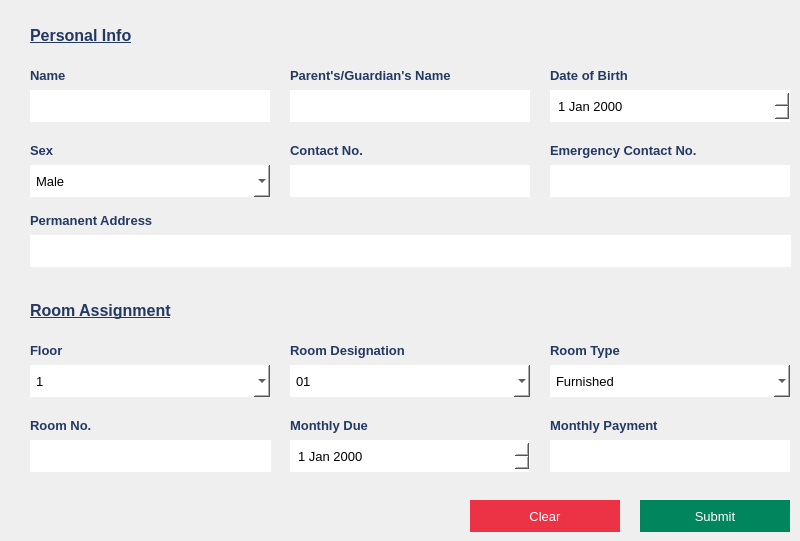
    <widget class="QWidget" name="addEmpWidget">
     <property name="styleSheet">
      <string notr="true">#addEmpWidget
{
	background:#ebf3fa;
}
</string>
     </property>
     <widget class="QLineEdit" name="empName">
      <property name="geometry">
       <rect>
        <x>30</x>
        <y>90</y>
        <width>240</width>
        <height>32</height>
       </rect>
      </property>
      <property name="font">
       <font>
        <family>Arial</family>
        <pointsize>10</pointsize>
       </font>
      </property>
      <property name="styleSheet">
       <string notr="true">#empName
{
	background:#ffffff;
	color:black;
	border:none;
	padding-left:6px;
}</string>
      </property>
     </widget>
     <widget class="QLineEdit" name="empFather">
      <property name="geometry">
       <rect>
        <x>290</x>
        <y>90</y>
        <width>240</width>
        <height>32</height>
       </rect>
      </property>
      <property name="font">
       <font>
        <family>Arial</family>
        <pointsize>10</pointsize>
       </font>
      </property>
      <property name="styleSheet">
       <string notr="true">#empFather
{
	background:white;
	color:black;
	border:none;
	padding-left:6px;
}</string>
      </property>
     </widget>
     <widget class="QLabel" name="id">
      <property name="geometry">
       <rect>
        <x>30</x>
        <y>65</y>
        <width>141</width>
        <height>21</height>
       </rect>
      </property>
      <property name="font">
       <font>
        <pointsize>10</pointsize>
        <bold>true</bold>
       </font>
      </property>
      <property name="text">
       <string>&lt;html&gt;&lt;head/&gt;&lt;body&gt;&lt;p&gt;&lt;span style=&quot; color:#233862;&quot;&gt;Name&lt;/span&gt;&lt;/p&gt;&lt;/body&gt;&lt;/html&gt;</string>
      </property>
     </widget>
     <widget class="QLabel" name="label_18">
      <property name="geometry">
       <rect>
        <x>30</x>
        <y>20</y>
        <width>241</width>
        <height>31</height>
       </rect>
      </property>
      <property name="font">
       <font>
        <family>Arial</family>
        <pointsize>12</pointsize>
        <bold>true</bold>
       </font>
      </property>
      <property name="text">
       <string>&lt;html&gt;&lt;head/&gt;&lt;body&gt;&lt;p&gt;&lt;span style=&quot; text-decoration: underline; color:#233862;&quot;&gt;Personal Info&lt;/span&gt;&lt;/p&gt;&lt;/body&gt;&lt;/html&gt;</string>
      </property>
     </widget>
     <widget class="QLabel" name="id_2">
      <property name="geometry">
       <rect>
        <x>290</x>
        <y>65</y>
        <width>161</width>
        <height>21</height>
       </rect>
      </property>
      <property name="font">
       <font>
        <pointsize>10</pointsize>
        <bold>true</bold>
       </font>
      </property>
      <property name="text">
       <string>&lt;html&gt;&lt;head/&gt;&lt;body&gt;&lt;p&gt;&lt;span style=&quot; color:#233862;&quot;&gt;Parent's/Guardian's Name&lt;/span&gt;&lt;/p&gt;&lt;/body&gt;&lt;/html&gt;</string>
      </property>
     </widget>
     <widget class="QLabel" name="id_3">
      <property name="geometry">
       <rect>
        <x>550</x>
        <y>65</y>
        <width>141</width>
        <height>21</height>
       </rect>
      </property>
      <property name="font">
       <font>
        <pointsize>10</pointsize>
        <bold>true</bold>
       </font>
      </property>
      <property name="text">
       <string>&lt;html&gt;&lt;head/&gt;&lt;body&gt;&lt;p&gt;&lt;span style=&quot; color:#233862;&quot;&gt;Date of Birth&lt;/span&gt;&lt;/p&gt;&lt;/body&gt;&lt;/html&gt;</string>
      </property>
     </widget>
     <widget class="QDateEdit" name="empDOB">
      <property name="geometry">
       <rect>
        <x>550</x>
        <y>90</y>
        <width>240</width>
        <height>32</height>
       </rect>
      </property>
      <property name="font">
       <font>
        <family>Arial</family>
        <pointsize>10</pointsize>
       </font>
      </property>
      <property name="styleSheet">
       <string notr="true">#empDOB
{
	background:white;
	color:black;
	border:none;
	padding-left:6px;
}</string>
      </property>
      <property name="currentSection">
       <enum>QDateTimeEdit::YearSection</enum>
      </property>
     </widget>
     <widget class="QLabel" name="id_4">
      <property name="geometry">
       <rect>
        <x>30</x>
        <y>140</y>
        <width>141</width>
        <height>21</height>
       </rect>
      </property>
      <property name="font">
       <font>
        <pointsize>10</pointsize>
        <bold>true</bold>
       </font>
      </property>
      <property name="text">
       <string>&lt;html&gt;&lt;head/&gt;&lt;body&gt;&lt;p&gt;&lt;span style=&quot; color:#233862;&quot;&gt;Sex&lt;/span&gt;&lt;/p&gt;&lt;/body&gt;&lt;/html&gt;</string>
      </property>
     </widget>
     <widget class="QComboBox" name="empGender">
      <property name="geometry">
       <rect>
        <x>30</x>
        <y>165</y>
        <width>240</width>
        <height>32</height>
       </rect>
      </property>
      <property name="font">
       <font>
        <family>Arial</family>
        <pointsize>10</pointsize>
       </font>
      </property>
      <property name="styleSheet">
       <string notr="true">#empGender
{
	background:white;
	color:black;
	border:none;
	padding-left:6px;
}</string>
      </property>
      <item>
       <property name="text">
        <string>Male</string>
       </property>
      </item>
      <item>
       <property name="text">
        <string>Female</string>
       </property>
      </item>
      <item>
       <property name="text">
        <string>Other</string>
       </property>
      </item>
     </widget>
     <widget class="QLabel" name="id_5">
      <property name="geometry">
       <rect>
        <x>290</x>
        <y>140</y>
        <width>141</width>
        <height>21</height>
       </rect>
      </property>
      <property name="font">
       <font>
        <pointsize>10</pointsize>
        <bold>true</bold>
       </font>
      </property>
      <property name="text">
       <string>&lt;html&gt;&lt;head/&gt;&lt;body&gt;&lt;p&gt;&lt;span style=&quot; color:#233862;&quot;&gt;Contact No.&lt;/span&gt;&lt;/p&gt;&lt;/body&gt;&lt;/html&gt;</string>
      </property>
     </widget>
     <widget class="QLineEdit" name="empEmail">
      <property name="geometry">
       <rect>
        <x>290</x>
        <y>165</y>
        <width>240</width>
        <height>32</height>
       </rect>
      </property>
      <property name="font">
       <font>
        <family>Arial</family>
        <pointsize>10</pointsize>
       </font>
      </property>
      <property name="styleSheet">
       <string notr="true">#empEmail
{
	background:white;
	color:black;
	border:none;
	padding-left:6px;
}</string>
      </property>
     </widget>
     <widget class="QLineEdit" name="empPhone">
      <property name="geometry">
       <rect>
        <x>550</x>
        <y>165</y>
        <width>240</width>
        <height>32</height>
       </rect>
      </property>
      <property name="font">
       <font>
        <family>Arial</family>
        <pointsize>10</pointsize>
       </font>
      </property>
      <property name="styleSheet">
       <string notr="true">#empPhone
{
	background:white;
	color:black;
	border:none;
	padding-left:6px;
}</string>
      </property>
     </widget>
     <widget class="QLabel" name="id_6">
      <property name="geometry">
       <rect>
        <x>550</x>
        <y>140</y>
        <width>151</width>
        <height>21</height>
       </rect>
      </property>
      <property name="font">
       <font>
        <pointsize>10</pointsize>
        <bold>true</bold>
       </font>
      </property>
      <property name="text">
       <string>&lt;html&gt;&lt;head/&gt;&lt;body&gt;&lt;p&gt;&lt;span style=&quot; color:#233862;&quot;&gt;Emergency Contact No.&lt;/span&gt;&lt;/p&gt;&lt;/body&gt;&lt;/html&gt;</string>
      </property>
     </widget>
     <widget class="QLineEdit" name="empAddress">
      <property name="geometry">
       <rect>
        <x>30</x>
        <y>235</y>
        <width>761</width>
        <height>32</height>
       </rect>
      </property>
      <property name="font">
       <font>
        <family>Arial</family>
        <pointsize>10</pointsize>
       </font>
      </property>
      <property name="styleSheet">
       <string notr="true">#empAddress
{
	background:white;
	color:black;
	border:none;
	padding-left:6px;
}</string>
      </property>
     </widget>
     <widget class="QLabel" name="id_7">
      <property name="geometry">
       <rect>
        <x>30</x>
        <y>210</y>
        <width>141</width>
        <height>21</height>
       </rect>
      </property>
      <property name="font">
       <font>
        <pointsize>10</pointsize>
        <bold>true</bold>
       </font>
      </property>
      <property name="text">
       <string>&lt;html&gt;&lt;head/&gt;&lt;body&gt;&lt;p&gt;&lt;span style=&quot; color:#233862;&quot;&gt;Permanent Address&lt;/span&gt;&lt;/p&gt;&lt;/body&gt;&lt;/html&gt;</string>
      </property>
     </widget>
     <widget class="QLabel" name="id_8">
      <property name="geometry">
       <rect>
        <x>290</x>
        <y>415</y>
        <width>141</width>
        <height>21</height>
       </rect>
      </property>
      <property name="font">
       <font>
        <pointsize>10</pointsize>
        <bold>true</bold>
       </font>
      </property>
      <property name="text">
       <string>&lt;html&gt;&lt;head/&gt;&lt;body&gt;&lt;p&gt;&lt;span style=&quot; color:#233862;&quot;&gt;Monthly Due&lt;/span&gt;&lt;/p&gt;&lt;/body&gt;&lt;/html&gt;</string>
      </property>
     </widget>
     <widget class="QLabel" name="id_9">
      <property name="geometry">
       <rect>
        <x>30</x>
        <y>415</y>
        <width>141</width>
        <height>21</height>
       </rect>
      </property>
      <property name="font">
       <font>
        <pointsize>10</pointsize>
        <bold>true</bold>
       </font>
      </property>
      <property name="text">
       <string>&lt;html&gt;&lt;head/&gt;&lt;body&gt;&lt;p&gt;&lt;span style=&quot; color:#233862;&quot;&gt;Room No.&lt;/span&gt;&lt;/p&gt;&lt;/body&gt;&lt;/html&gt;</string>
      </property>
     </widget>
     <widget class="QLineEdit" name="empID">
      <property name="enabled">
       <bool>false</bool>
      </property>
      <property name="geometry">
       <rect>
        <x>30</x>
        <y>440</y>
        <width>201</width>
        <height>32</height>
       </rect>
      </property>
      <property name="font">
       <font>
        <family>Arial</family>
        <pointsize>10</pointsize>
       </font>
      </property>
      <property name="styleSheet">
       <string notr="true">#empID
{
	background:white;
	color:black;
	border:none;
	padding-left:6px;
}</string>
      </property>
     </widget>
     <widget class="QLineEdit" name="empSalary">
      <property name="geometry">
       <rect>
        <x>550</x>
        <y>440</y>
        <width>240</width>
        <height>32</height>
       </rect>
      </property>
      <property name="font">
       <font>
        <family>Arial</family>
        <pointsize>10</pointsize>
       </font>
      </property>
      <property name="styleSheet">
       <string notr="true">#empSalary
{
	background:white;
	color:black;
	border:none;
	padding-left:6px;
}</string>
      </property>
     </widget>
     <widget class="QComboBox" name="empDept">
      <property name="geometry">
       <rect>
        <x>30</x>
        <y>365</y>
        <width>240</width>
        <height>32</height>
       </rect>
      </property>
      <property name="font">
       <font>
        <family>Arial</family>
        <pointsize>10</pointsize>
       </font>
      </property>
      <property name="styleSheet">
       <string notr="true">#empDept
{
	background:white;
	color:black;
	border:none;
	padding-left:6px;
}</string>
      </property>
      <item>
       <property name="text">
        <string>1</string>
       </property>
      </item>
      <item>
       <property name="text">
        <string>2</string>
       </property>
      </item>
      <item>
       <property name="text">
        <string>3</string>
       </property>
      </item>
      <item>
       <property name="text">
        <string>4</string>
       </property>
      </item>
     </widget>
     <widget class="QDateEdit" name="empDOJ">
      <property name="geometry">
       <rect>
        <x>290</x>
        <y>440</y>
        <width>240</width>
        <height>32</height>
       </rect>
      </property>
      <property name="font">
       <font>
        <family>Arial</family>
        <pointsize>10</pointsize>
       </font>
      </property>
      <property name="styleSheet">
       <string notr="true">#empDOJ
{
	background:white;
	color:black;
	border:none;
	padding-left:6px;
}</string>
      </property>
     </widget>
     <widget class="QLabel" name="id_10">
      <property name="geometry">
       <rect>
        <x>550</x>
        <y>415</y>
        <width>141</width>
        <height>21</height>
       </rect>
      </property>
      <property name="font">
       <font>
        <pointsize>10</pointsize>
        <bold>true</bold>
       </font>
      </property>
      <property name="text">
       <string>&lt;html&gt;&lt;head/&gt;&lt;body&gt;&lt;p&gt;&lt;span style=&quot; color:#233862;&quot;&gt;Monthly Payment&lt;/span&gt;&lt;/p&gt;&lt;/body&gt;&lt;/html&gt;</string>
      </property>
     </widget>
     <widget class="QLabel" name="id_12">
      <property name="geometry">
       <rect>
        <x>30</x>
        <y>340</y>
        <width>141</width>
        <height>21</height>
       </rect>
      </property>
      <property name="font">
       <font>
        <pointsize>10</pointsize>
        <bold>true</bold>
       </font>
      </property>
      <property name="text">
       <string>&lt;html&gt;&lt;head/&gt;&lt;body&gt;&lt;p&gt;&lt;span style=&quot; color:#233862;&quot;&gt;Floor&lt;/span&gt;&lt;/p&gt;&lt;/body&gt;&lt;/html&gt;</string>
      </property>
     </widget>
     <widget class="QLabel" name="label_19">
      <property name="geometry">
       <rect>
        <x>30</x>
        <y>295</y>
        <width>241</width>
        <height>31</height>
       </rect>
      </property>
      <property name="font">
       <font>
        <family>Arial</family>
        <pointsize>12</pointsize>
        <bold>true</bold>
       </font>
      </property>
      <property name="text">
       <string>&lt;html&gt;&lt;head/&gt;&lt;body&gt;&lt;p&gt;&lt;span style=&quot; text-decoration: underline; color:#233862;&quot;&gt;Room Assignment&lt;/span&gt;&lt;/p&gt;&lt;/body&gt;&lt;/html&gt;</string>
      </property>
     </widget>
     <widget class="QComboBox" name="empDesig">
      <property name="geometry">
       <rect>
        <x>290</x>
        <y>365</y>
        <width>240</width>
        <height>32</height>
       </rect>
      </property>
      <property name="font">
       <font>
        <family>Arial</family>
        <pointsize>10</pointsize>
       </font>
      </property>
      <property name="styleSheet">
       <string notr="true">#empDesig
{
	background:white;
	color:black;
	border:none;
	padding-left:6px;
}</string>
      </property>
      <item>
       <property name="text">
        <string>01</string>
       </property>
      </item>
      <item>
       <property name="text">
        <string>02</string>
       </property>
      </item>
      <item>
       <property name="text">
        <string>03</string>
       </property>
      </item>
      <item>
       <property name="text">
        <string>04</string>
       </property>
      </item>
      <item>
       <property name="text">
        <string>05</string>
       </property>
      </item>
      <item>
       <property name="text">
        <string>06</string>
       </property>
      </item>
      <item>
       <property name="text">
        <string>08</string>
       </property>
      </item>
      <item>
       <property name="text">
        <string>09</string>
       </property>
      </item>
      <item>
       <property name="text">
        <string>10</string>
       </property>
      </item>
     </widget>
     <widget class="QLabel" name="id_14">
      <property name="geometry">
       <rect>
        <x>290</x>
        <y>340</y>
        <width>141</width>
        <height>21</height>
       </rect>
      </property>
      <property name="font">
       <font>
        <pointsize>10</pointsize>
        <bold>true</bold>
       </font>
      </property>
      <property name="text">
       <string>&lt;html&gt;&lt;head/&gt;&lt;body&gt;&lt;p&gt;&lt;span style=&quot; color:#233862;&quot;&gt;Room Designation&lt;/span&gt;&lt;/p&gt;&lt;/body&gt;&lt;/html&gt;</string>
      </property>
     </widget>
     <widget class="QComboBox" name="empType">
      <property name="geometry">
       <rect>
        <x>550</x>
        <y>365</y>
        <width>240</width>
        <height>32</height>
       </rect>
      </property>
      <property name="font">
       <font>
        <family>Arial</family>
        <pointsize>10</pointsize>
       </font>
      </property>
      <property name="styleSheet">
       <string notr="true">#empType
{
	background:white;
	color:black;
	border:none;
	padding-left:6px;
}</string>
      </property>
      <item>
       <property name="text">
        <string>Furnished</string>
       </property>
      </item>
      <item>
       <property name="text">
        <string>Semi-Furnished</string>
       </property>
      </item>
     </widget>
     <widget class="QLabel" name="id_13">
      <property name="geometry">
       <rect>
        <x>550</x>
        <y>340</y>
        <width>141</width>
        <height>21</height>
       </rect>
      </property>
      <property name="font">
       <font>
        <pointsize>10</pointsize>
        <bold>true</bold>
       </font>
      </property>
      <property name="text">
       <string>&lt;html&gt;&lt;head/&gt;&lt;body&gt;&lt;p&gt;&lt;span style=&quot; color:#233862;&quot;&gt;Room Type&lt;/span&gt;&lt;/p&gt;&lt;/body&gt;&lt;/html&gt;</string>
      </property>
     </widget>
     <widget class="QPushButton" name="pushButton_6">
      <property name="geometry">
       <rect>
        <x>470</x>
        <y>500</y>
        <width>150</width>
        <height>32</height>
       </rect>
      </property>
      <property name="font">
       <font>
        <pointsize>10</pointsize>
       </font>
      </property>
      <property name="cursor">
       <cursorShape>PointingHandCursor</cursorShape>
      </property>
      <property name="focusPolicy">
       <enum>Qt::TabFocus</enum>
      </property>
      <property name="styleSheet">
       <string notr="true">#pushButton_6
{
	background:#EC3245;
	border:none;
	color:white;
}

#pushButton_6:hover
{
	background:#2d2d2d;
	border:2px solid #EC3245;
	color:#EC3245;
}</string>
      </property>
      <property name="text">
       <string>Clear</string>
      </property>
     </widget>
     <widget class="QPushButton" name="pushButton_5">
      <property name="geometry">
       <rect>
        <x>640</x>
        <y>500</y>
        <width>150</width>
        <height>32</height>
       </rect>
      </property>
      <property name="font">
       <font>
        <pointsize>10</pointsize>
       </font>
      </property>
      <property name="cursor">
       <cursorShape>PointingHandCursor</cursorShape>
      </property>
      <property name="focusPolicy">
       <enum>Qt::TabFocus</enum>
      </property>
      <property name="styleSheet">
       <string notr="true">#pushButton_5
{
	background:#00855C;
	border:none;
	color:white;
}

#pushButton_5:hover
{
	background:#2D2D2D;
	border:2px solid #00855C;
	color:#00855C;
}</string>
      </property>
      <property name="text">
       <string>Submit</string>
      </property>
     </widget>
     <widget class="QPushButton" name="pushButton_2">
      <property name="geometry">
       <rect>
        <x>230</x>
        <y>440</y>
        <width>41</width>
        <height>32</height>
       </rect>
      </property>
      <property name="cursor">
       <cursorShape>PointingHandCursor</cursorShape>
      </property>
      <property name="styleSheet">
       <string notr="true">#pushButton_2
{
	border:none;
	background:white;
}</string>
      </property>
      <property name="text">
       <string/>
      </property>
      <property name="icon">
       <iconset resource="resources.qrc">
        <normaloff>:/Images/id_card.png</normaloff>:/Images/id_card.png</iconset>
      </property>
      <property name="iconSize">
       <size>
        <width>32</width>
        <height>32</height>
       </size>
      </property>
     </widget>
    </widget>
